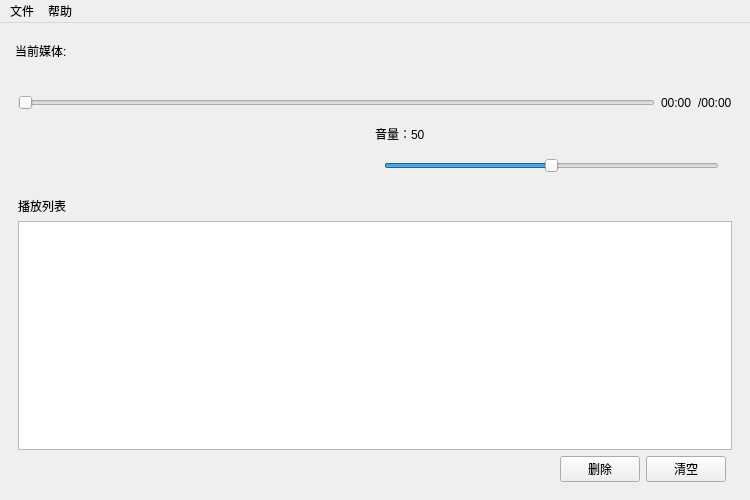
<?xml version="1.0" encoding="UTF-8"?>
<ui version="4.0">
 <class>PlayerWindow</class>
 <widget class="QMainWindow" name="PlayerWindow">
  <property name="geometry">
   <rect>
    <x>0</x>
    <y>0</y>
    <width>750</width>
    <height>500</height>
   </rect>
  </property>
  <property name="sizePolicy">
   <sizepolicy hsizetype="Fixed" vsizetype="Fixed">
    <horstretch>0</horstretch>
    <verstretch>0</verstretch>
   </sizepolicy>
  </property>
  <property name="minimumSize">
   <size>
    <width>750</width>
    <height>500</height>
   </size>
  </property>
  <property name="maximumSize">
   <size>
    <width>900</width>
    <height>600</height>
   </size>
  </property>
  <property name="windowTitle">
   <string>TinyPlayer</string>
  </property>
  <widget class="QWidget" name="centralwidget">
   <property name="sizePolicy">
    <sizepolicy hsizetype="Fixed" vsizetype="Fixed">
     <horstretch>0</horstretch>
     <verstretch>0</verstretch>
    </sizepolicy>
   </property>
   <layout class="QGridLayout" name="gridLayout_2">
    <item row="0" column="1">
     <spacer name="verticalSpacer">
      <property name="orientation">
       <enum>Qt::Vertical</enum>
      </property>
      <property name="sizeType">
       <enum>QSizePolicy::Fixed</enum>
      </property>
      <property name="sizeHint" stdset="0">
       <size>
        <width>20</width>
        <height>10</height>
       </size>
      </property>
     </spacer>
    </item>
    <item row="5" column="2">
     <widget class="QLabel" name="volLabel">
      <property name="text">
       <string>音量：50</string>
      </property>
     </widget>
    </item>
    <item row="1" column="1">
     <widget class="QLabel" name="mediaLabel0">
      <property name="text">
       <string>当前媒体:</string>
      </property>
     </widget>
    </item>
    <item row="8" column="0" colspan="4">
     <widget class="QWidget" name="buttomwidget" native="true">
      <layout class="QGridLayout" name="gridLayout">
       <item row="2" column="2">
        <widget class="QPushButton" name="clearButton">
         <property name="text">
          <string>清空</string>
         </property>
        </widget>
       </item>
       <item row="0" column="0">
        <widget class="QLabel" name="listLabel">
         <property name="text">
          <string>播放列表</string>
         </property>
        </widget>
       </item>
       <item row="1" column="0" colspan="4">
        <widget class="QListView" name="listView"/>
       </item>
       <item row="2" column="0">
        <spacer name="horizontalSpacer">
         <property name="orientation">
          <enum>Qt::Horizontal</enum>
         </property>
         <property name="sizeHint" stdset="0">
          <size>
           <width>40</width>
           <height>20</height>
          </size>
         </property>
        </spacer>
       </item>
       <item row="2" column="1">
        <widget class="QPushButton" name="delButton">
         <property name="text">
          <string>删除</string>
         </property>
        </widget>
       </item>
      </layout>
     </widget>
    </item>
    <item row="6" column="1">
     <spacer name="horizontalSpacer_2">
      <property name="orientation">
       <enum>Qt::Horizontal</enum>
      </property>
      <property name="sizeType">
       <enum>QSizePolicy::Expanding</enum>
      </property>
      <property name="sizeHint" stdset="0">
       <size>
        <width>40</width>
        <height>20</height>
       </size>
      </property>
     </spacer>
    </item>
    <item row="6" column="2">
     <widget class="QWidget" name="middleWidget" native="true">
      <layout class="QHBoxLayout" name="horizontalLayout">
       <item>
        <widget class="PlayerSlider" name="volumeSlider">
         <property name="maximum">
          <number>100</number>
         </property>
         <property name="value">
          <number>50</number>
         </property>
         <property name="orientation">
          <enum>Qt::Horizontal</enum>
         </property>
        </widget>
       </item>
      </layout>
     </widget>
    </item>
    <item row="2" column="1" colspan="2">
     <widget class="QLabel" name="mediaLabel">
      <property name="frameShadow">
       <enum>QFrame::Plain</enum>
      </property>
      <property name="lineWidth">
       <number>0</number>
      </property>
      <property name="text">
       <string/>
      </property>
     </widget>
    </item>
    <item row="3" column="0" colspan="4">
     <widget class="QWidget" name="topWidget" native="true">
      <layout class="QHBoxLayout" name="horizontalLayout_2">
       <item>
        <widget class="PlayerSlider" name="progressSlider">
         <property name="styleSheet">
          <string notr="true"/>
         </property>
         <property name="maximum">
          <number>0</number>
         </property>
         <property name="orientation">
          <enum>Qt::Horizontal</enum>
         </property>
        </widget>
       </item>
       <item>
        <widget class="QLabel" name="currentLabel">
         <property name="text">
          <string>00:00</string>
         </property>
        </widget>
       </item>
       <item>
        <widget class="QLabel" name="timeLable">
         <property name="text">
          <string>/00:00</string>
         </property>
        </widget>
       </item>
      </layout>
     </widget>
    </item>
    <item row="6" column="3">
     <widget class="PlayerButton" name="modeButton">
      <property name="toolTip">
       <string>单曲播放</string>
      </property>
      <property name="text">
       <string/>
      </property>
      <property name="pixmap">
       <pixmap resource="../resource.qrc">:/Icons/images/0.png</pixmap>
      </property>
     </widget>
    </item>
   </layout>
  </widget>
  <widget class="QMenuBar" name="menubar">
   <property name="geometry">
    <rect>
     <x>0</x>
     <y>0</y>
     <width>750</width>
     <height>26</height>
    </rect>
   </property>
   <widget class="QMenu" name="menu">
    <property name="title">
     <string>文件</string>
    </property>
    <addaction name="actionopenFile"/>
    <addaction name="actionExit"/>
   </widget>
   <widget class="QMenu" name="menu_2">
    <property name="title">
     <string>帮助</string>
    </property>
    <addaction name="actionOpenHelp"/>
    <addaction name="actionAbout"/>
   </widget>
   <addaction name="menu"/>
   <addaction name="menu_2"/>
  </widget>
  <action name="actionopenFile">
   <property name="text">
    <string>打开...</string>
   </property>
   <property name="shortcut">
    <string>Ctrl+O</string>
   </property>
  </action>
  <action name="actionExit">
   <property name="text">
    <string>退出</string>
   </property>
  </action>
  <action name="actionOpenHelp">
   <property name="text">
    <string>打开帮助</string>
   </property>
   <property name="shortcut">
    <string>F1</string>
   </property>
  </action>
  <action name="actionAbout">
   <property name="text">
    <string>关于</string>
   </property>
  </action>
 </widget>
 <customwidgets>
  <customwidget>
   <class>PlayerSlider</class>
   <extends>QSlider</extends>
   <header>src/playerslider.h</header>
  </customwidget>
  <customwidget>
   <class>PlayerButton</class>
   <extends>QLabel</extends>
   <header>src/playerbutton.h</header>
  </customwidget>
 </customwidgets>
 <resources>
  <include location="../resource.qrc"/>
 </resources>
 <connections/>
</ui>
